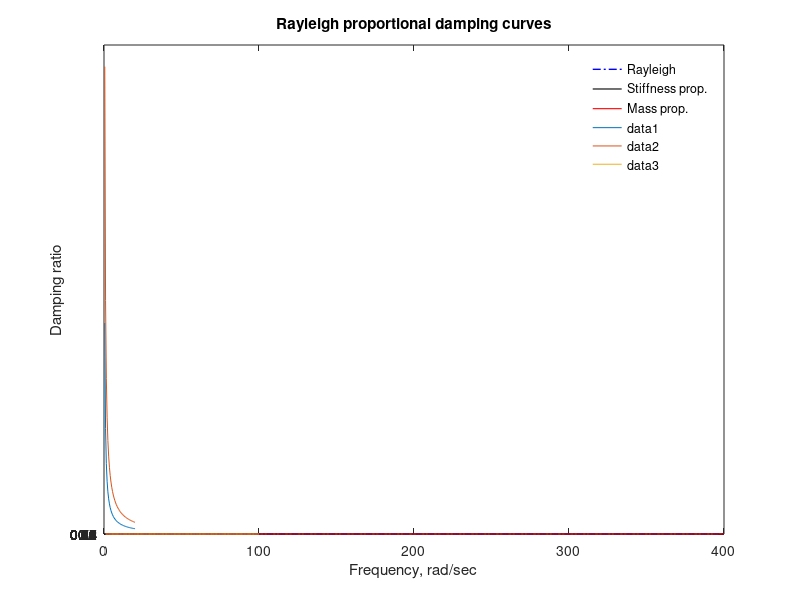

The MATLAB script that drew this image:
% %DYNAMICS OF STRUCTURES PRACTICE
% %#IKOGBA KELVIN OBOKPARO
% %2019/11/20........................ 
% 
% %initial displacement problems by Shibata Sensei
% h = 0; %damping factor or zeta
% m = 2000; %mass
% k = 1000000; %stiffness
% wn = sqrt (k/m); % frequency
% w = [0:0.02:5];
% c = 2*h.*w*m; %Viscous damping coeeficient
%  T = [0:0.02:5];
%  N=5;
% 
%     y = exp(-h.*w.*T) .* (cos(sqrt(1-h^2).*w.*T) + sin(sqrt(1-h^2).*w.*T));
%     plot (T,y);
%     
% 
%  Data = xlsread ('Kobe.xlsx');
% t = xlsread('Kobe.xlsx' ,1, 'A2:A2001'); %reads time
% Acc = xlsread('Kobe.xlsx' ,1, 'B2:B2001');  %Reads ground acceleration
% Do = xlsread('Kobe.xlsx' ,1, 'D2:D2001');%Displacement
% Vo = xlsread('Kobe.xlsx' ,1, 'E2:E2001'); %Velocity
% 

%y = exp(-h.*w.*T).*(Do*cos(sqrt(1-h^2).*w.*T) + ((Vo+h.*w.*Do)/(sqrt(1-h^2).*w))*sin(sqrt(1-h^2).*w.*T));


%initial displacement problems by Shibata Sensei
% N=200;
% H = [0.01,0.05,0.2,0.5]; %damping factor or zeta
% m = 2000; %mass
% k = 1000000; %stiffness
% %wn = sqrt (k/m); % frequency
% w = 0:0.02:4;
% 
%  T = 0:0.02:4;
%  y = zeros(1,length(N));
%  h = zeros(1,length(H));
%   
% for i = 1:4
%   
%     h(i)= H(i);
%        for j= 1:N+1
%         y(i,j) = exp(-h(i).*w(j).*T(j))*((cos(sqrt(1-h(i)^2)*w(j)*T(j)) + sind(sqrt(1-h(i)^2))*w(j)*T(j)));
%        end
% end
% hold on
% plot (T,y)


%###############################################################################################################
 % RESPONSE TO HARMONIC EXCITATION
 %***************************************************%##########################################################
 %clear all;
%  Wn = 1;
%  N=150;
%  p=1;
% H = [0, 0.1,0.2,0.4,0.707, 1]; %damping factor or zeta
% m = 2000; %mass
% k = 1000000; %stiffness
% %wn = sqrt (k/m); % frequency
% w = 0:0.02:3;
% 
%  %T = 0:0.02:4;
%  A = zeros(1,length(N));
%  h = zeros(1,length(H));
%   
% for i = 1:6
%   
%     h(i)= H(i);
%        for j= 1:N+1
%         A(i,j) = ((sqrt((1 - (w(j)/p).^2).^2 + 4.*h(i)^2*(w(j)/p).^2)).^-1);
% 
%        end
% end
% hold on
% plot (w,A)


%############################################################################################################
%^&ABSOLUTE ACCELERATION AMPLIFICATION

%  Wn = 1;
%  N=150;
%  p=1;
% H = [0, 0.1,0.2,0.4,0.707, 1]; %damping factor or zeta
% m = 2000; %mass
% k = 1000000; %stiffness
% %wn = sqrt (k/m); % frequency
% w = 0:0.02:3;
% 
%  %T = 0:0.02:4;
%  Y = zeros(1,length(N));
%  h = zeros(1,length(H));
%   
% for n = 1:6
%   
%     h(n)= H(n);
%        for A= 1:N+1
%           % theta = atan(2.*h(n).*(w(A)/p).^2./(1-(1-4.*h(n).^2)*(w(A)/p).^2));
%         Y(n,A) = sqrt((1+4.*h(n).^2*(w(A)./p).^2)./((1-(w(A)./p).^2).^2+ 4.*h(n)^2*(w(A)./p).^2)).* exp(-(1i));
%                 
%           
%        end
% end
% hold on
% plot (w,Y)
 



%#############################################################################################################
%NUMERICAL ANALYSIS OF DYNAMIC RESPONSE
%#############################################################################################################


%%%%%%%%%%%%%%%%%%%%%%%%%%%%%%%%%%%%%%%%%%%%%%%%%%
%%% Newmark's Method for SDF Nonlinear Systems %%%
%%%            By: Christopher Wong            %%%
%%%            crswong888@gmail.com            %%%
%%%%%%%%%%%%%%%%%%%%%%%%%%%%%%%%%%%%%%%%%%%%%%%%%%

%%% Method as per A.K. Chopra %%%
%%%    Example 5.5, (2014)    %%%

%%% Establish time step parameters
% T_n=1; % natural period
% dt=0.01; % time step size
% t=0:dt:10; % total length of time
% n=length(t)-1; % number of time steps
% TOL=1e-3; % convergence criteria
% %%% Determine which special case to use: constant avg. vs. linear
% if dt/T_n<=0.551 % Use linear accel. method - closest to theoretical
%     gamma=0.5;
%     beta=1/6;
% else % Use constant avg. accel. method - unconditionally stable
%     gamma=0.5;
%     beta=0.25;
% end
% %%% Establish system properties
% xi=0.05; % percentage of critical damping
% omega_n=2*pi/T_n; % natural angular frequency
% m=0.4559; % mass
% k=18; % stiffness
% c=2*xi*m*omega_n; % damping constant
% u_y=2; % yield deformation
% %%% Input excitation function
% p(t<0.6)=50*sin(pi*t(t<0.6)/0.6);
% p(t>=0.6)=0;
% %%% Establish initial conditions @ i=1
% u(1)=0; % displacement 
% v(1)=0; % velocity
% f_s(1)=0; % restoring force
% k_T(1)=k; % tangent stiffness
% a(1)=(p(1)-c*v(1)-f_s(1))/m; % acceleration
% %%% Calculate Newmark constants
% A1=m/(beta*dt.^2)+gamma*c/(beta*dt);
% A2=m/(beta*dt)+c*(gamma/beta-1);
% A3=m*(1/(2*beta)-1)+dt*c*(gamma/(2*beta)-1);
% k_hat=k+A1;
% %%% Calculations for each time step, i=0,1,2,...,n
% %%% Inititialize time step
% for i=1:n
%     p_hat(i+1)=p(i+1)+A1*u(i)+A2*v(i)+A3*a(i); % Chopra eqn. 5.4.12
%     u(i+1)=p_hat(i+1)/k_hat; % linear displacement
%     k_T(i+1)=k_T(i); % tangent stifness at beginning of time step
%     f_s(i+1)=u(i+1)*k_T(i+1); % linear restoring force
% %%% Determine if iteration is linear or nonlinear
%     if f_s(i+1)<=k*u_y % If linear
%         u(i+1)=u(i+1); % keep linear value
%         f_s(i+1)=f_s(i+1); % keep linear value
%     else % If nonlinear
%         u(i+1)=u(i); % restore value from previous nonlinear iteration
%         f_s(i+1)=f_s(i); % resore value from previous nonlinear iteration
%     end
%    R_hat(i+1)=p_hat(i+1)-f_s(i+1)-A1*u(i+1); % Compute initial residual
% %%% Begin Netwon-Raphson iteration
%     while abs(R_hat(i+1))>TOL % Terminate if converged
%         k_T_hat(i+1)=k_T(i+1)+A1;
%         du=R_hat(i+1)/k_T_hat(i+1);
%         u(i+1)=u(i+1)+du;
%         f_s(i+1)=f_s(i)+k*(u(i+1)-u(i));
% %%% Determine if restoring force is yielding
%         if f_s(i+1)>=k*u_y % If yielding
%             f_s(i+1)=k*u_y;
%             k_T(i+1)=0;
%         else % If elastic
%             k_T(i+1)=18; 
%         end
%         R_hat(i+1)=p_hat(i+1)-f_s(i+1)-A1*u(i+1); % Compute new residual
%     end
% %%% Calculations for new velocity and acceleration
%    v(i+1)=gamma*(u(i+1)-u(i))/(beta*dt)+v(i)*(1-gamma/beta)+dt*a(i)*(1-gamma/(2*beta));
%    a(i+1)=(u(i+1)-u(i))/(beta*dt.^2)-v(i)/(beta*dt)-a(i)*(1/(2*beta)-1);
% end
% %%% Generate plots
% figure(2)
% plot(t,u)
% xlabel('\itt\rm, s')
% ylabel('\itu\rm, cm')
% title('Displacement vs. Time Plot')
% figure(3)
% plot(t,p)
% xlabel('\itt\rm, s')
% ylabel('\itp\rm, kN')
% title('Excitation Function Plot')
% figure(4)
% plot(u,f_s)
% xlabel('\itu\rm, cm')
% ylabel('\itf_s\rm, kn')
% title('Elastoplastic Loop Plot')


%%
%>>>>>>>>>>>>>>>>>>>>>>>>>>>>>>>>>>>>>>>>>>>>>>>>>>>>>>>>>>>>>>>>>>>>>>>>>>>>>>>>>>>>>>>>>>>>>>>>>>>>>>>>>>>>>>
%RAYLEIGH DAMPING GRAPHS
a0 = 0.0589157;
a1 = 0.0005452;
w1 = 0:1:400;
massT = a0./(2.*w1);
StiffnessT = (a1.*w1)/2;
zeta = massT + StiffnessT;
w = w1';s = StiffnessT';m = massT';
damping_ratio = zeta';
zeta2 = 0.5.*(-26.04.*w1.^-3 + 1.064.*w1.^-1);

%figure(1)
%plot (w1, zeta2, 'b-');



plot (w1, damping_ratio, 'b-.','linewidth',1);

  xlabel ('Frequency, rad/sec')
ylabel ('Damping ratio')
title ('Rayleigh proportional damping curves')
hold on
plot (w1, StiffnessT,'k-', 'linewidth',0.8);
hold on
plot (w1, massT,'r-', 'linewidth',0.8);
yticks(0:0.02:1);
xticks(0:100:700)
legend ('Rayleigh','Stiffness prop.', 'Mass prop.');
  legend ('boxoff')
  
  
  E = 205000; G = 79000; J = 178812.6628; I = 65104.17;I1 = 130208.33; J2 = 438828.7862;
  L = 0:0.5:20; l= L';
 Mo = ((pi()./L)*sqrt(E*I*G*J))';M1 = ((pi()./L)*sqrt(E*I1*G*J2))';
 plot(L, Mo, L, M1)
 
 clc
clear all
close all

EI=1;
l=1;
Pe=(2*pi()^2*EI)/1^3;

gama=0:1:100; 
klc=0:1:100;
for i=1:101
    KLca(i)=(((gama(i)*klc(i)))/((klc(i)^2)+gama(i)));
    KLc(i)=(((2*KLca(i)+1)*pi())/2)-(2/((2*KLca(i)+1)*pi()));
    Pcr(i)=EI*(KLc(i))^2/(l^2);
end

a=Pcr/Pe; 
plot(gama,a)

